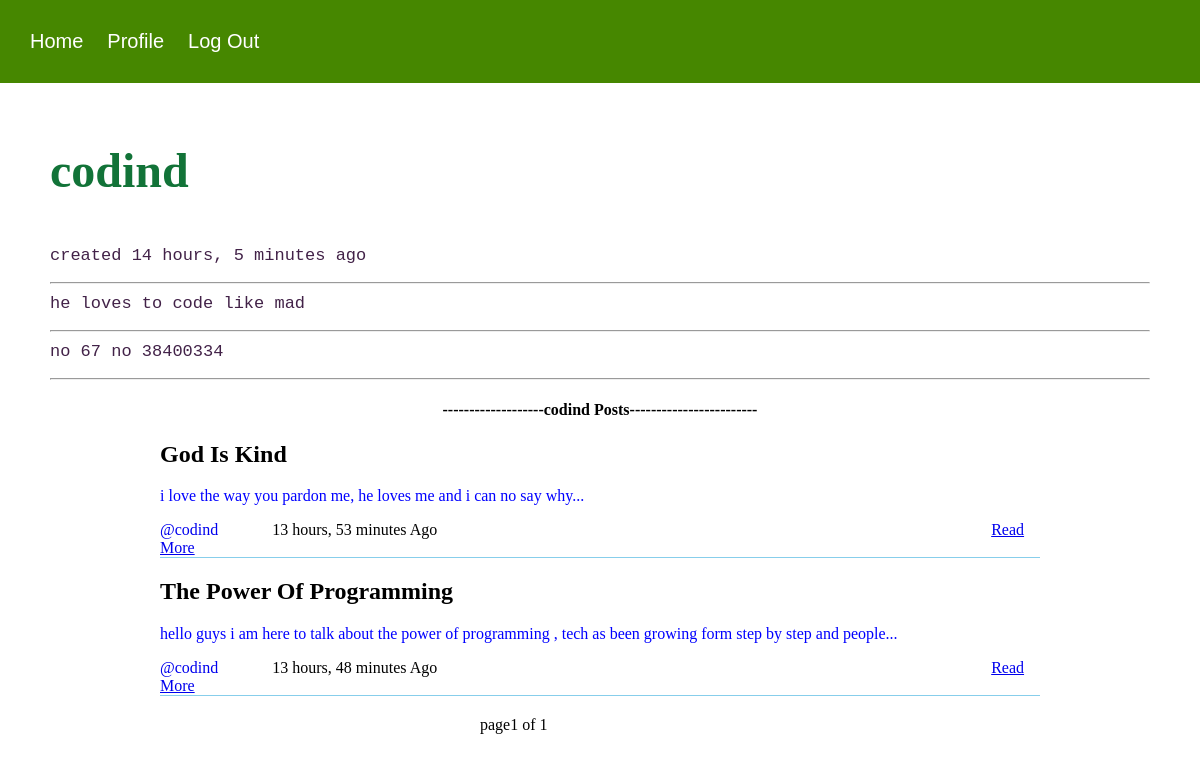
Screenshot of /viewprofile/?user=codind (signed in) with the database file from the repository.
### core/models.py (models this page shows, shortened)
class Profile(models.Model):
	user = models.OneToOneField('auth.User',on_delete = models.CASCADE,related_name = 'profile')
	bio = models.CharField(max_length = 1220)
	address = models.CharField(max_length = 1220)
	roles = models.ForeignKey('Role',on_delete = models.CASCADE,related_name= 'profiles',null = True)
	date = models.DateTimeField(auto_now_add = True)

class Post(models.Model):
	profile = models.ForeignKey(Profile,on_delete = models.CASCADE,related_name= 'posts')
	title = models.CharField(max_length = 2030)
	body = models.CharField(max_length = 237898)
	date = models.DateTimeField(auto_now_add = True)
	def readmore_url(self):
		return reverse('readmore',kwargs = {'id':self.id})

### core/views.py (the view)
# urls.py: path('viewprofile/',ViewProfile.as_view(),name = 'viewprofile'),
class ViewProfile(UserMixin,generic.View):
	template_name = 'viewprofile.html'
	context = {}
	def get(self,request,*args,**kwargs):
		username = request.GET.get('user')
		user = User.objects.filter(username = username).first()
		self.context['user'] = user
		posts  = user.profile.posts.all()
		items_per_page = 3
		paginator = Paginator(posts,items_per_page)
		page = self.request.GET.get('page',None)
		print(page)
		try:
			posts = paginator.page(page)
		except PageNotAnInteger:
			posts = paginator.page(1)
		except EmptyPage:
			posts = paginator.page(paginator.num_page)
		self.context['posts'] = posts
		self.context['user'] = user
		return render(request,self.template_name,self.context)

### core/utils.py (called while the page is built)
	def test_func(self):
		response = self.request.user.profile.roles.name == 'User'
		return response

### templates/viewprofile.html (shortened to what this page needs)
{%extends 'base.html'%}
{%block body%}
<div class="profile-container">
<h3 class="profile-heading" style="margin-top: 10px">{{user.username}}</h3>
<p class="profile-items" style="margin-top: 10px">created {{user.profile.date|timesince}} ago</p>
<hr/>
<p class="profile-items" style="margin-top: 10px">{{user.profile.bio}}</p>
<hr/>
<p class="profile-items" style="margin-top: 10px">{{user.profile.address}}</p>
<hr/>
<h4 style="text-align: center;">-------------------{{user.username}} Posts------------------------</h4>
{%for obj in posts%}
		<div class = 'post-block'>
			<h2 style="">{{obj.title|title}}</h2>
			<p style="color: blue;">{{obj.body|truncatechars:400}}...</p>
			<a style="text-decoration: none;margin-right: 50px" href="{% url 'viewprofile'%}?user={{obj.profile.user.username}}"> @{{obj.profile.user.username}}</a>
			<div style="display: inline;">
			<p style="text-align: right;display: inline;">{{obj.date|timesince}} Ago</p>
			<a href="{{obj.readmore_url}}" style="display: inline;text-align: right;margin-left: 550px;">Read More</a>
			</div>
		</div>
	{% endfor %}
	<div style="left: 40%;position: absolute;">
		<span>
			page{{posts.number}} of {{posts.paginator.num_pages}}
		</span>
</div>
</div>
{%endblock%}

### static/styles.css (style rules this page uses)
body { padding: 0px; margin: 0px; }
.profile-heading { font-size: 48px; font-family: cursive; color: #127338; text-align: left; }
.profile-items { font-size: 17px; font-family: monospace; color: #422248; text-align: left; }
.post-block { width: 80%; margin-left: auto; margin-right: auto; / color: blue; margin-bottom: 20px; border-bottom: 1px solid skyblue; }

### rows the page displays
Post: title "God Is Kind", body "i love the way you pardon me, he loves me and i can no say why", profile.user.username "codind", date "13 hours, 53 minutes"
Post: title "The Power Of Programming", body "hello guys i am here to talk about the power of programming , tech as been growing form step by step and people", profile.user.username "codind", date "13 hours, 48 minutes"

### other values shown
{{ user.username }} "codind"
{{ user.profile.date|timesince }} "14 hours, 5 minutes"
{{ user.profile.bio }} "he loves to code like mad"
{{ user.profile.address }} "no 67 no 38400334"
{{ posts.number }} "1"
{{ posts.paginator.num_pages }} "1"
